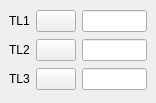
<?xml version="1.0" encoding="UTF-8"?>
<ui version="4.0">
 <class>MeasureGUI_3Sel_Frame_QTD</class>
 <widget class="QWidget" name="MeasureGUI_3Sel_Frame_QTD">
  <property name="geometry">
   <rect>
    <x>0</x>
    <y>0</y>
    <width>156</width>
    <height>103</height>
   </rect>
  </property>
  <property name="sizePolicy">
   <sizepolicy hsizetype="Preferred" vsizetype="Expanding">
    <horstretch>0</horstretch>
    <verstretch>0</verstretch>
   </sizepolicy>
  </property>
  <property name="windowTitle">
   <string/>
  </property>
  <layout class="QGridLayout">
   <property name="margin">
    <number>0</number>
   </property>
   <property name="spacing">
    <number>6</number>
   </property>
   <item row="0" column="0">
    <widget class="QFrame" name="Frame">
     <layout class="QGridLayout">
      <property name="margin">
       <number>9</number>
      </property>
      <property name="spacing">
       <number>6</number>
      </property>
      <item row="0" column="2">
       <widget class="QLineEdit" name="LineEdit1"/>
      </item>
      <item row="0" column="0">
       <widget class="QLabel" name="TextLabel1">
        <property name="sizePolicy">
         <sizepolicy hsizetype="Fixed" vsizetype="Fixed">
          <horstretch>0</horstretch>
          <verstretch>0</verstretch>
         </sizepolicy>
        </property>
        <property name="text">
         <string>TL1</string>
        </property>
        <property name="wordWrap">
         <bool>false</bool>
        </property>
       </widget>
      </item>
      <item row="1" column="0">
       <widget class="QLabel" name="TextLabel2">
        <property name="sizePolicy">
         <sizepolicy hsizetype="Fixed" vsizetype="Fixed">
          <horstretch>0</horstretch>
          <verstretch>0</verstretch>
         </sizepolicy>
        </property>
        <property name="text">
         <string>TL2</string>
        </property>
        <property name="wordWrap">
         <bool>false</bool>
        </property>
       </widget>
      </item>
      <item row="2" column="1">
       <widget class="QPushButton" name="PushButton3">
        <property name="sizePolicy">
         <sizepolicy hsizetype="Fixed" vsizetype="Fixed">
          <horstretch>0</horstretch>
          <verstretch>0</verstretch>
         </sizepolicy>
        </property>
        <property name="text">
         <string/>
        </property>
       </widget>
      </item>
      <item row="1" column="1">
       <widget class="QPushButton" name="PushButton2">
        <property name="sizePolicy">
         <sizepolicy hsizetype="Fixed" vsizetype="Fixed">
          <horstretch>0</horstretch>
          <verstretch>0</verstretch>
         </sizepolicy>
        </property>
        <property name="text">
         <string/>
        </property>
       </widget>
      </item>
      <item row="2" column="0">
       <widget class="QLabel" name="TextLabel3">
        <property name="sizePolicy">
         <sizepolicy hsizetype="Fixed" vsizetype="Fixed">
          <horstretch>0</horstretch>
          <verstretch>0</verstretch>
         </sizepolicy>
        </property>
        <property name="text">
         <string>TL3</string>
        </property>
        <property name="wordWrap">
         <bool>false</bool>
        </property>
       </widget>
      </item>
      <item row="2" column="2">
       <widget class="QLineEdit" name="LineEdit3"/>
      </item>
      <item row="0" column="1">
       <widget class="QPushButton" name="PushButton1">
        <property name="sizePolicy">
         <sizepolicy hsizetype="Fixed" vsizetype="Fixed">
          <horstretch>0</horstretch>
          <verstretch>0</verstretch>
         </sizepolicy>
        </property>
        <property name="text">
         <string/>
        </property>
       </widget>
      </item>
      <item row="1" column="2">
       <widget class="QLineEdit" name="LineEdit2"/>
      </item>
     </layout>
    </widget>
   </item>
  </layout>
 </widget>
 <layoutdefault spacing="6" margin="11"/>
 <pixmapfunction>qPixmapFromMimeSource</pixmapfunction>
 <tabstops>
  <tabstop>PushButton1</tabstop>
  <tabstop>LineEdit1</tabstop>
  <tabstop>PushButton2</tabstop>
  <tabstop>LineEdit2</tabstop>
  <tabstop>PushButton3</tabstop>
  <tabstop>LineEdit3</tabstop>
 </tabstops>
 <resources/>
 <connections/>
</ui>
